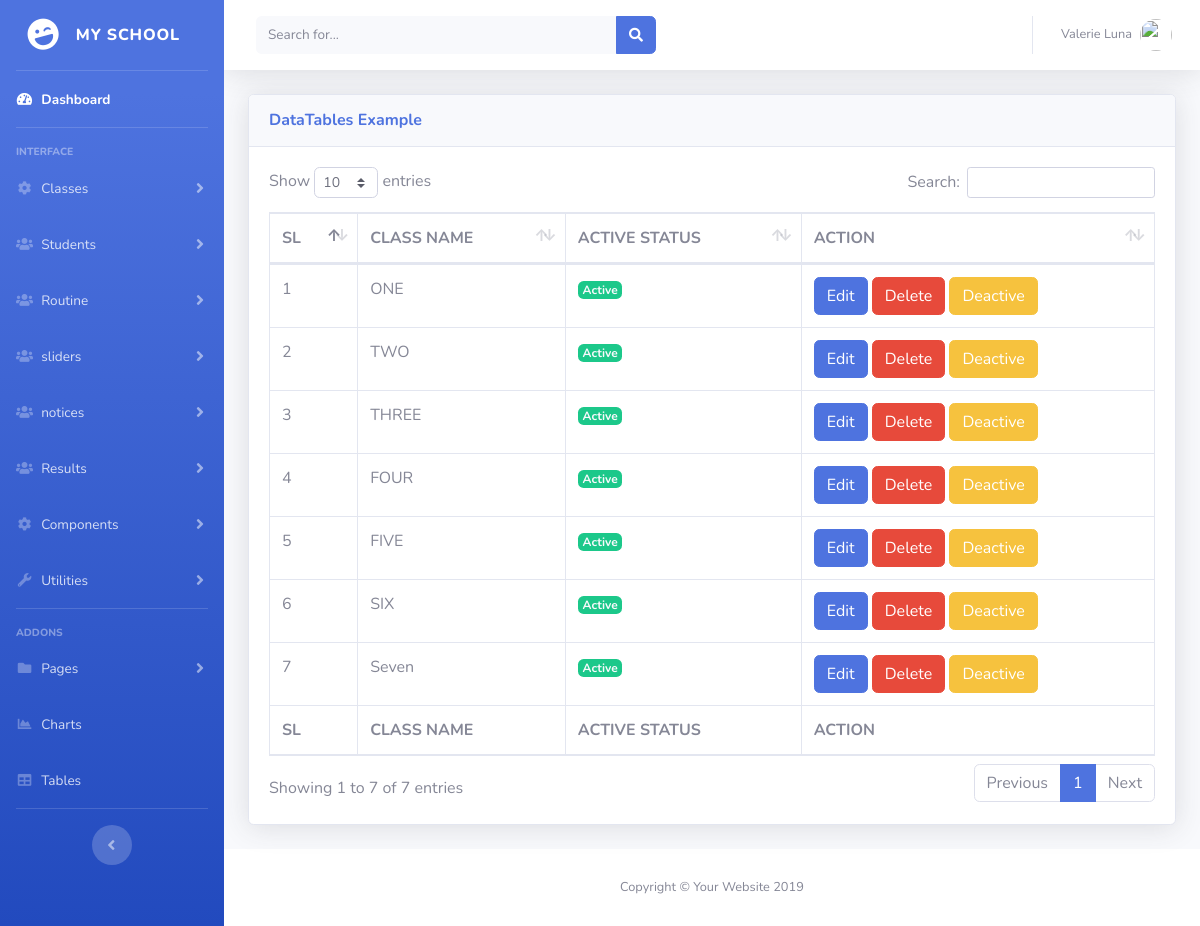
The app's page /adminpanel/all_class.php (signed in) with its own data.
### tables this page shows
CREATE TABLE `s_class` (
  `class_id` int(11) NOT NULL,
  `class_name` varchar(222) NOT NULL,
  `active_status` int(1) NOT NULL DEFAULT '1'
);

### adminpanel/all_class.php (the view, shortened to what this page needs)
<?php require('libs/header.php'); ?>
<body id="page-top">
  <div id="wrapper">
    <?php require('libs/sidebar.php'); ?>
    <div id="content-wrapper" class="d-flex flex-column">
      <div id="content">
        <nav class="navbar navbar-expand navbar-light bg-white topbar mb-4 static-top shadow">
          <form class="d-none d-sm-inline-block form-inline mr-auto ml-md-3 my-2 my-md-0 mw-100 navbar-search">
            <div class="input-group">
              <input type="text" class="form-control bg-light border-0 small" placeholder="Search for..." aria-label="Search" aria-describedby="basic-addon2">
              <div class="input-group-append">
                <button class="btn btn-primary" type="button">
                  <i class="fas fa-search fa-sm"></i>
                </button>
              </div>
            </div>
          </form>
          <ul class="navbar-nav ml-auto">
            <li class="nav-item dropdown no-arrow">
              <a class="nav-link dropdown-toggle" href="#" id="userDropdown" role="button" data-toggle="dropdown" aria-haspopup="true" aria-expanded="false">
                <span class="mr-2 d-none d-lg-inline text-gray-600 small">Valerie Luna</span>
                <img class="img-profile rounded-circle" src="https://source.unsplash.com/QAB-WJcbgJk/60x60">
              </a>
            </li>
          </ul>
        </nav>
        <div class="container-fluid">
          <div class="card shadow mb-4">
            <div class="card-header py-3">
              <h6 class="m-0 font-weight-bold text-primary">DataTables Example</h6>
            </div>
            <div class="card-body">
              <div class="table-responsive">
                <table class="table table-bordered" id="dataTable" width="100%" cellspacing="0">
                  <thead>
                    <tr>
                      <th>SL</th>
                      <th>CLASS NAME</th>
					  <th>ACTIVE STATUS</th>
                      <th>ACTION</th>
                    </tr>
                  </thead>
                  <tfoot>
                    <tr>
                      <th>SL</th>
                      <th>CLASS NAME</th>
                      <th>ACTIVE STATUS</th>
                      <th>ACTION</th>
                    </tr>
                  </tfoot>
                  <tbody>
					<?php
						require('../config.php');
						$sql = "SELECT * FROM s_class";
						$run = mysqli_query($con,$sql);
						$sl = 0;
						while($classes = mysqli_fetch_assoc($run)){
							$sl++;
					?>
						<tr>
							<td><?php echo $sl; ?></td>
							<td><?php echo $classes['class_name']; ?></td>
							<td>
								<span class="badge text-light <?php if($classes['active_status'] == 0){ echo 'bg-danger';}else{ echo 'bg-success';} ?>">
									<?php if($classes['active_status'] == 0){ echo 'Deactive';}else{ echo 'Active';} ?>
								</span>
							</td>
							<td>
								<a href="edit_class.php?c_id=<?php echo $classes['class_id']; ?>" class="btn btn-primary">
									Edit
								</a>
								<a href="delete_class.php?c_id=<?php echo $classes['class_id']; ?>" class="btn btn-danger">
									Delete
								</a>
								<?php
									$id = $classes['class_id'];
									if($classes['active_status'] == 1){
										?>
										<a href="class_deactive.php?c_id=<?php echo $id; ?>" class="btn btn-warning">Deactive</a>
										<?php
									}
									else{
										?>
											<a href="class_active.php?c_id=<?php echo $id; ?>" class="btn btn-success">Active</a>
										<?php
									}
								?>
							</td>
						</tr>
					<?php }?>
				  </tbody>
                </table>
              </div>
            </div>
          </div>
        </div>
      </div>
     <?php require('libs/footer.php'); ?>

### records on screen
s_class: class_name "ONE", active_status "Active"
s_class: class_name "TWO", active_status "Active"
s_class: class_name "THREE", active_status "Active"
s_class: class_name "FOUR", active_status "Active"
s_class: class_name "FIVE", active_status "Active"
s_class: class_name "SIX", active_status "Active"
s_class: class_name "Seven", active_status "Active"
